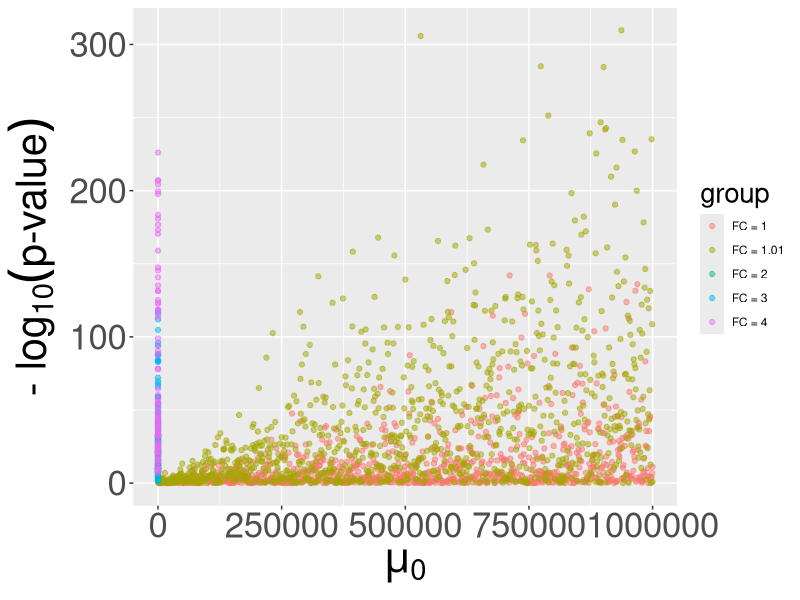
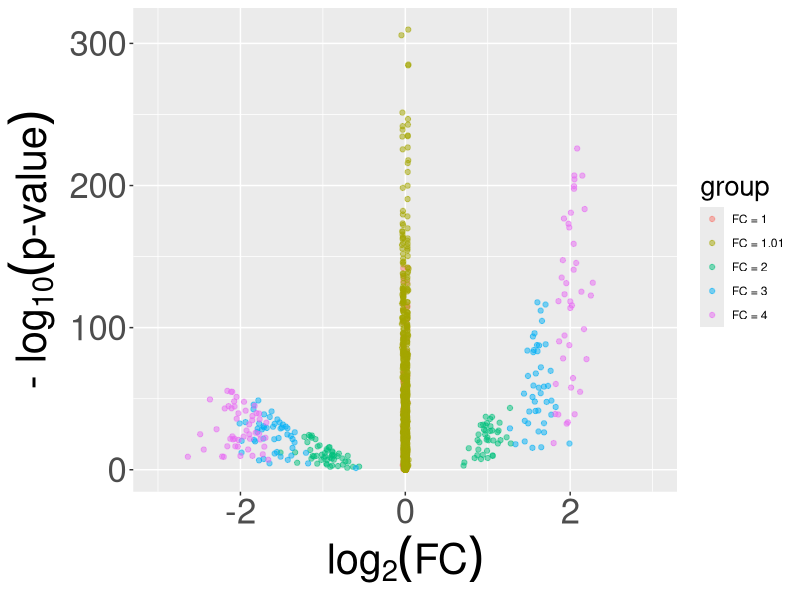

These figures' R source, in order:

command.arguments <- commandArgs(trailingOnly = TRUE);
code.directory    <- normalizePath(command.arguments[1]);
output.directory  <- normalizePath(command.arguments[2]);
tmp.directory     <- normalizePath(command.arguments[3]);

####################################################################################################
library(ggplot2);

resolution <- 100;

####################################################################################################
generate.DF.output <- function(
	num.replicates = NULL,
	lambdas        = NULL,
	fold.change    = NULL,
	group          = NULL
	) {

	DF.output <- data.frame(
		lambda  = numeric(length(lambdas)),
		log2.FC = numeric(length(lambdas)),
		pval    = numeric(length(lambdas))
		);

	for (i in 1:length(lambdas)) {

		temp.mean   <- lambdas[i];
		temp.factor <- fold.change;
		if (0.5 < sample(x = c(0,1), size = 1)) { temp.factor <- 1/temp.factor; }

		lambda0 <- rnorm(n = num.replicates, mean =               temp.mean, sd =               temp.mean/100);
		lambda1 <- rnorm(n = num.replicates, mean = temp.factor * temp.mean, sd = temp.factor * temp.mean/100);

		obs0 <- rpois(n = num.replicates, lambda = lambda0);
		obs1 <- rpois(n = num.replicates, lambda = lambda1);

		DF.data <- rbind(
			data.frame(count = obs0, group = rep('A',length(obs0))),
			data.frame(count = obs1, group = rep('B',length(obs1)))
			);

		results.glm   <- glm(formula = count ~ group, data = DF.data, family = 'poisson');
		results.anova <- anova(results.glm,test='LRT');

		temp.pvalue   <- results.anova[['Pr(>Chi)']][2];
		temp.log2.FC  <- log2(mean(obs1)/mean(obs0));
		DF.output[i,] <- c(temp.mean,temp.log2.FC,temp.pvalue);

		}

	DF.output[,'minus.log10.pval'] <- -log10(DF.output[,'pval']);
	DF.output <- cbind(DF.output, group = factor(rep(group,nrow(DF.output))));

	return(DF.output);

	}

####################################################################################################
setwd(output.directory);

####################################################################################################
num.replicates <- 5;
lambdas        <- seq(1000,1e6,1000);
fold.change    <- 1;

DF.output.0 <- generate.DF.output(
	num.replicates = num.replicates,
	lambdas        = lambdas,
	fold.change    = fold.change,
	group          = paste0('FC = ',fold.change)
	);

####################################################################################################
num.replicates <- 5;
lambdas        <- seq(1000,1e6,1000);
fold.change    <- 1.01;

DF.output.1 <- generate.DF.output(
	num.replicates = num.replicates,
	lambdas        = lambdas,
	fold.change    = fold.change,
	group          = paste0('FC = ',fold.change)
	);

####################################################################################################
num.replicates <- 5;
lambdas        <- seq(10,100,1);
fold.change    <- 2;

DF.output.2 <- generate.DF.output(
	num.replicates = num.replicates,
	lambdas        = lambdas,
	fold.change    = fold.change,
	group          = paste0('FC = ',fold.change)
	);

####################################################################################################
num.replicates <- 5;
lambdas        <- seq(10,100,1);
fold.change    <- 3;

DF.output.3 <- generate.DF.output(
	num.replicates = num.replicates,
	lambdas        = lambdas,
	fold.change    = fold.change,
	group          = paste0('FC = ',fold.change)
	);

####################################################################################################
num.replicates <- 5;
lambdas        <- seq(10,100,1);
fold.change    <- 4;

DF.output.4 <- generate.DF.output(
	num.replicates = num.replicates,
	lambdas        = lambdas,
	fold.change    = fold.change,
	group          = paste0('FC = ',fold.change)
	);

####################################################################################################
DF.output <- rbind(DF.output.0,DF.output.1,DF.output.2,DF.output.3,DF.output.4);
write.table(
	file      = 'rare-events-count-data.csv',
	x         = DF.output,
	sep       = '\t',
	quote     = FALSE,
	row.names = FALSE
	);

####################################################################################################
temp.filename <- 'pvalues.png';
my.ggplot <- ggplot(data = NULL);
my.ggplot <- my.ggplot + geom_point(mapping = aes(x = lambda, y = minus.log10.pval, colour = group), data = DF.output, alpha = 0.5);
my.ggplot <- my.ggplot + xlab(expression(mu[0]));
my.ggplot <- my.ggplot + ylab(expression('- log'[10]('p-value'))); #ylab("-log10(p-value)");
my.ggplot <- my.ggplot + theme(title = element_text(size = 20), axis.title = element_text(size = 30), axis.text  = element_text(size = 25));
ggsave(file = temp.filename, plot = my.ggplot, dpi = resolution, height = 6, width = 12, units = 'in');

####################################################################################################
temp.filename <- 'volcanoplot.png';
my.ggplot <- ggplot(data = NULL);
my.ggplot <- my.ggplot + geom_point(mapping = aes(x = log2.FC, y = minus.log10.pval, colour = group), data = DF.output, alpha = 0.5);
my.ggplot <- my.ggplot + xlab(expression('log'[2]('FC')));         #xlab("log2(FC)");
my.ggplot <- my.ggplot + ylab(expression('- log'[10]('p-value'))); #ylab("-log10(p-value)");
my.ggplot <- my.ggplot + scale_x_continuous(limits = 3.0 * c(-1,1));
my.ggplot <- my.ggplot + theme(title = element_text(size = 20), axis.title = element_text(size = 30), axis.text  = element_text(size = 25));
ggsave(file = temp.filename, plot = my.ggplot, dpi = resolution, height = 6, width = 12, units = 'in');

####################################################################################################

q();

